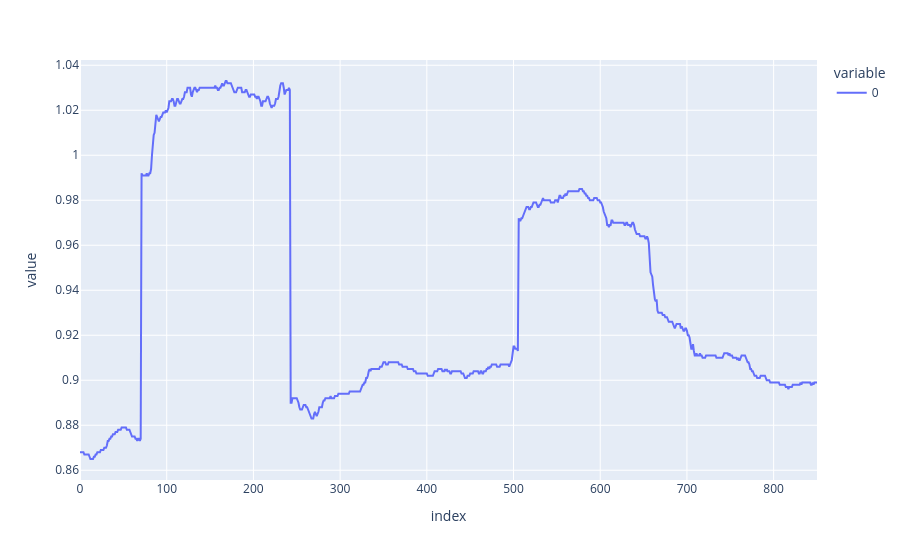

This figure's notebook cell:
### Code cell
px.line(F0)
# Observe que nessa janela entre 5000 e 6000 há momentos de variações rápidas de f0 (nos instantes 69, 241 e 505)
# Isso é consistente com o que é observado no sinal bruto, isto é, variações def0 na faixa de +-0,1Hz
# Ainda não é claro a razão dessas variações rápidas nessa atividade de descida de escada...

### Figure 1 — Plotly figure (JSON) as saved in the notebook; plotly's stock layout.template omitted (floating-point values rounded to 4 significant figures; data arrays with more than 128 entries replaced by an {"elided": "..."} marker saying what was removed)
{"data": [{"hovertemplate": "variable=0<br>index=%{x}<br>value=%{y}<extra></extra>", "legendgroup": "0", "line": {"color": "#636efa", "dash": "solid"}, "marker": {"symbol": "circle"}, "mode": "lines", "name": "0", "orientation": "v", "showlegend": true, "type": "scatter", "x": {"elided": "851 int values"}, "xaxis": "x", "y": {"elided": "851 float values"}, "yaxis": "y"}], "layout": {"legend": {"title": {"text": "variable"}, "tracegroupgap": 0}, "margin": {"t": 60}, "xaxis": {"anchor": "y", "domain": [0, 1], "title": {"text": "index"}}, "yaxis": {"anchor": "x", "domain": [0, 1], "title": {"text": "value"}}}}
